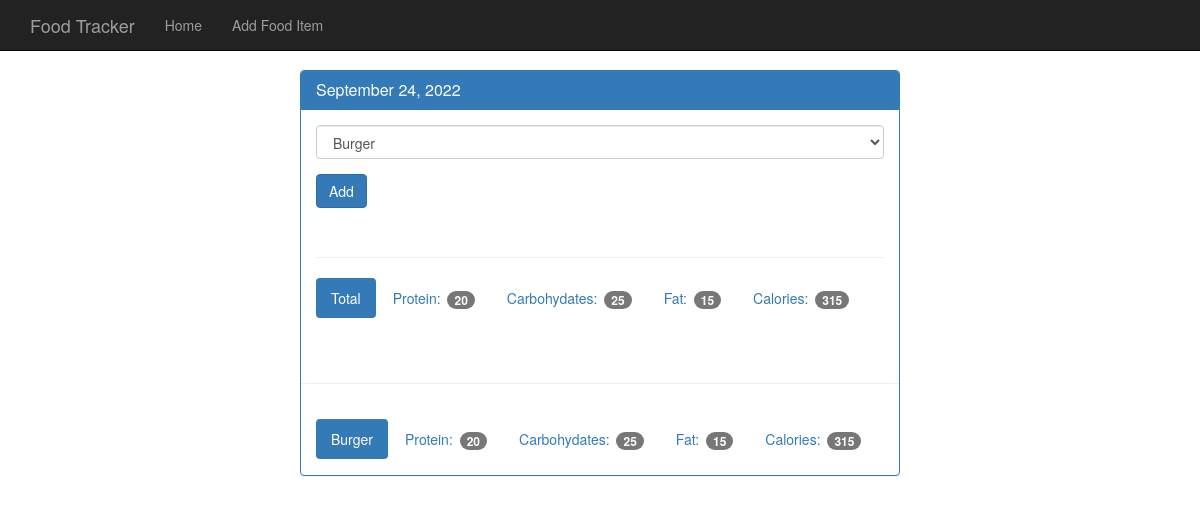
/view/20220924, run on the app's committed database.
### tables this page shows
CREATE TABLE food (
    id integer primary key autoincrement,
    name text not null,
    protein integer not null,
    carbohydrates integer not null,
    fat integer not null,
    calories integer not null
);

### app.py (the view)
@app.route('/view/<date>', methods=['POST', 'GET'])
def view(date):
    db = get_db()
    cur = db.execute('select id, entry_date from log_date where entry_date = ?', [date])
    date_result = cur.fetchone()
    if request.method == 'POST':
        food_id = request.form['food-select']
        db.execute('insert into food_date (food_id, log_date_id) values (?, ?)', [food_id, date_result['id']])
        db.commit()
    d = datetime.strptime(str(date_result['entry_date']), '%Y%m%d')
    pretty_date = datetime.strftime(d, '%B %d, %Y')
    food_cur = db.execute('select id, name from food')
    food_results = food_cur.fetchall()
    log_cur = db.execute('select food.name, food.protein, food.carbohydrates, food.fat, food.calories from log_date join food_date on food_date.log_date_id = log_date.id join food on food.id = food_date.food_id where log_date.entry_date = ?', [date])
    log_results = log_cur.fetchall()
    totals = {'protein': 0, 'carbohydrates': 0, 'fat': 0, 'calories': 0}
    for food in log_results:
        totals['protein'] += food['protein']
        totals['carbohydrates'] += food['carbohydrates']
        totals['fat'] += food['fat']
        totals['calories'] += food['calories']
    return render_template('day.html', entry_date=date_result['entry_date'], pretty_date=pretty_date, food_results=food_results, log_results=log_results, totals=totals)

### database.py (called while the page is built)
def connect_db():
    sql = sqlite3.connect('./food_log.db')
    sql.row_factory = sqlite3.Row
    return sql

def get_db():
    if not hasattr(g, 'sqlite_db'):
        g.sqlite_db = connect_db()
    return g.sqlite_db

### templates/day.html
{% extends "base.html" %}
{% block body %}
    <nav class="navbar navbar-inverse navbar-fixed-top">
      <div class="container">
        <div class="navbar-header">
          <a class="navbar-brand" href="{{ url_for('index') }}">Food Tracker</a>
        </div>
        <div id="navbar" class="navbar-collapse collapse">
          <ul class="nav navbar-nav">
            <li><a href="{{ url_for('index') }}">Home</a></li>
            <li><a href="{{ url_for('food') }}">Add Food Item</a></li>
          </ul>
        </div>
      </div>
    </nav>
    <div class="container theme-showcase col-sm-6 col-sm-offset-3" role="main">
      <div class="row">
        <div>
          <div class="panel panel-primary">
            <div class="panel-heading">
              <h3 class="panel-title">{{ pretty_date }}</h3>
            </div>
            <div class="panel-body">
              <form method="POST" action="{{ url_for('view', date=entry_date) }}">
                <div class="form-group">
                  <select class="form-control" name="food-select">
                    {% for food in food_results %}
                    <option value="{{ food.id }}">{{ food.name }}</option>
                    {% endfor %}
                  </select>
                </div>
                <button type="submit" class="btn btn-primary">Add</button>
              </form>
              <div class="page-header"></div>
              <ul class="nav nav-pills" role="tablist">
                <li class="active"><a>Total</a></li>
                <li><a>Protein: <span class="badge">{{ totals.protein}}</span></a></li>
                <li><a>Carbohydates: <span class="badge">{{ totals.carbohydrates}}</span></a></li>
                <li><a>Fat: <span class="badge">{{ totals.fat }}</span></a></li>
                <li><a>Calories: <span class="badge">{{ totals.calories}}</span></a></li>
              </ul>
            </div>
            <div class="page-header"></div>
            {% for food in log_results %}
            <div class="panel-body">
              <ul class="nav nav-pills" role="tablist">
                <li class="active"><a>{{ food.name }}</a></li>
                <li><a>Protein: <span class="badge">{{ food.protein }}</span></a></li>
                <li><a>Carbohydates: <span class="badge">{{ food.carbohydrates }}</span></a></li>
                <li><a>Fat: <span class="badge">{{ food.fat }}</span></a></li>
                <li><a>Calories: <span class="badge">{{ food.calories}}</span></a></li>
              </ul>
            </div>
            {% endfor %}
          </div>
        </div>
      </div>
    </div>
{% endblock %}

### static/theme.css (style rules this page uses)
body { padding-top: 70px; padding-bottom: 30px; }

### data on the page
food: name "Burger", protein "20", carbohydrates "25", fat "15", calories "315"

### other printed values
{{ pretty_date }} "September 24, 2022"
{{ totals.protein }} "20"
{{ totals.carbohydrates }} "25"
{{ totals.fat }} "15"
{{ totals.calories }} "315"
form field food-select "Burger"
